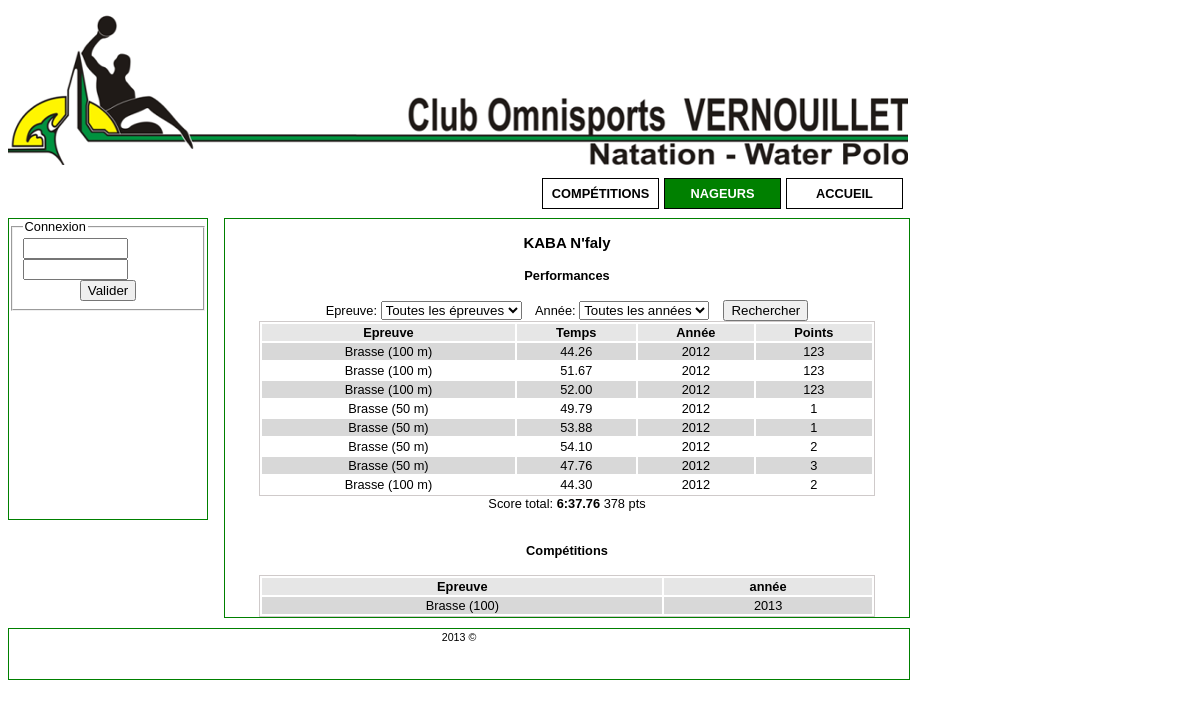
The app's page /nageurs.php?id=1 with its own data.
### tables this page shows
CREATE TABLE IF NOT EXISTS `nageur` (
  `idnageur` int(11) NOT NULL AUTO_INCREMENT,
  `nom` varchar(45) NOT NULL,
  `prenom` varchar(45) NOT NULL,
  `date_de_naissance` date NOT NULL,
  `sexe` varchar(45) NOT NULL,
  `idcategorie` int(11) NOT NULL,
  PRIMARY KEY (`idnageur`),
  KEY `idcategorie` (`idcategorie`)
);

CREATE TABLE IF NOT EXISTS `performance` (
  `idperformance` int(11) NOT NULL AUTO_INCREMENT,
  `points` int(11) DEFAULT NULL,
  `temps` varchar(45) NOT NULL,
  `idnageur` int(11) NOT NULL,
  `idepreuve` int(11) NOT NULL,
  `annee` int(11) NOT NULL,
  PRIMARY KEY (`idperformance`),
  KEY `fk_performance_nageur1_idx` (`idnageur`),
  KEY `fk_performance_epreuve1_idx` (`idepreuve`)
);

CREATE TABLE IF NOT EXISTS `type_de_nage` (
  `idtype_de_nage` int(11) NOT NULL AUTO_INCREMENT,
  `type` varchar(45) NOT NULL,
  PRIMARY KEY (`idtype_de_nage`)
);

CREATE TABLE IF NOT EXISTS `epreuve` (
  `idepreuve` int(11) NOT NULL AUTO_INCREMENT,
  `idtype_de_nage` int(11) NOT NULL,
  `distance` int(11) NOT NULL,
  PRIMARY KEY (`idepreuve`),
  KEY `fk_epreuve_type_de_nage_idx` (`idtype_de_nage`)
);

CREATE TABLE IF NOT EXISTS `competition` (
  `idcompetition` int(11) NOT NULL AUTO_INCREMENT,
  `annee` int(11) NOT NULL,
  `idnageur` int(11) NOT NULL,
  `idepreuve` int(11) NOT NULL,
  PRIMARY KEY (`idcompetition`),
  KEY `fk_competition_nageur1_idx` (`idnageur`),
  KEY `fk_competition_epreuve1_idx` (`idepreuve`)
);

### model/class.nageur.php (called while the page is built, shortened)
<?php
class nageur {
    private static $table = 'nageur';
    private static $cle_primaire = 'idnageur';
    public static function rechercherParId($id_nageur) {
        $res = mysql_query("SELECT * FROM `" . self::$table . "` WHERE `" . self::$cle_primaire . "` =  '$id_nageur'") or die(mysql_error());
        if (mysql_num_rows($res) != 0) {
            return mysql_fetch_array($res);
        }
        return false;
    }
}

### model/class.performance.php (called while the page is built, shortened)
<?php
class performance {
    private static $table = 'performance';
    public static function rechercherParNageur($id_nageur) {
        $res = mysql_query("SELECT * FROM `".self::$table."` WHERE `idnageur` =  '$id_nageur'") or die(mysql_error());
        if (mysql_num_rows($res) != 0) {
            $performances = array();
            while (($ligne = mysql_fetch_array($res)) !== FALSE) {
                $performances[] = $ligne;
            }
            return $performances;
        }
        return false;
    }
}

### model/class.epreuve.php (called while the page is built, shortened)
<?php
class epreuve {
    private static $table = 'epreuve';
    private static $cle_primaire = 'idepreuve';
    public static function rechercherParId($id_epreuve) {
        $res = mysql_query("SELECT * FROM `".self::$table."` WHERE `".self::$cle_primaire."` =  '$id_epreuve'") or die(mysql_error());
        if (mysql_num_rows($res) != 0) {
            return mysql_fetch_array($res);
        }
        return false;
    }
}

### model/class.type_nage.php (called while the page is built, shortened)
<?php
class type_nage {
    private static $table = 'type_de_nage';
    private static $cle_primaire = 'idtype_de_nage';
    public static function rechercherParId($id_type_nage) {
        $res = mysql_query("SELECT * FROM `" . self::$table . "` WHERE `".self::$cle_primaire."` =  '$id_type_nage'") or die(mysql_error());
        if (mysql_num_rows($res) != 0) {
            return mysql_fetch_array($res);
        }
        return false;
    }
}

### model/class.competition.php (called while the page is built, shortened)
<?php
class competition {
    private static $table = 'competition';
    public static function rechercherParNageur($id_nageur) {
        $res = mysql_query("SELECT * FROM `".self::$table."` WHERE `idnageur` =  '$id_nageur'") or die(mysql_error());
        if (mysql_num_rows($res) != 0) {
            $competitions = array();
            while (($ligne = mysql_fetch_array($res)) !== FALSE) {
                $competitions[] = $ligne;
            }
            return $competitions;
        }
        return false;
    }
}

### nageurs.php (the view, shortened to what this page needs)
<?php include './entete.php' ?>
<div class="contenu">
    <?php
    include './model/class.nageur.php';
    if ($_GET) {
        $id_nageur = $_GET['id'];
        $nageur = nageur::rechercherParId($id_nageur);
        echo '<center><h3>' . html_entity_decode($nageur['nom']) . ' ' . html_entity_decode($nageur['prenom']) . '</h3></center>';
        include './model/class.performance.php';
        include 'model/class.epreuve.php';
        include 'model/class.type_nage.php';
        include 'model/class.competition.php';
        if ($_POST) {
            $id_type_nage = $_POST['idtype_de_nage'];
            $annee = $_POST['annee'];
            if ($id_type_nage === '' && $annee === '') {
                $performances = performance::rechercherParNageur($id_nageur);
            } else
            if ($id_type_nage === '' && $annee !== '') {
                $performances = performance::rechercherParNageurAnnee($id_nageur, $annee);
            } else
            if ($id_type_nage !== '' && $annee === '') {
                $epreuves = epreuve::rechercherParType($id_type_nage);
                $performances = array();
                if ($epreuves) {
                    foreach ($epreuves as $key => $epreuve) {
                        $performance = performance::rechercherParNageurEpreuve($id_nageur, $epreuve['idepreuve']);
                        if ($performance) {
                            $performances = array_merge($performances, $performance);
                        }
                    }
                }
            } else {
                $epreuves = epreuve::rechercherParType($id_type_nage);
                $performances = array();
                if ($epreuves) {
                    foreach ($epreuves as $key => $epreuve) {
                        $performance = performance::rechercherParNageurEpreveuveAnnee($id_nageur, $epreuve['idepreuve'], $annee);
                        if ($performance) {
                            $performances = array_merge($performances, $performance);
                        }
                    }
                }
            }
        } else {
            $performances = performance::rechercherParNageur($id_nageur);
        }
        ?>
        <center>
            <div id="afficheur">
                <h4>Performances</h4>
                <form method="post">
                    Epreuve: <select name="idtype_de_nage">
                        <option value="">Toutes les &eacute;preuves</option>
                    </select>
                    &nbsp;&nbsp;
                    Ann&eacute;e: <select name="annee">
                        <option value="">Toutes les ann&eacute;es</option>
                    </select>
                    <input type="submit" value="Rechercher">
                </form>
                <table>
                    <tr>
                        <th>Epreuve</th>
                        <th>Temps</th>
                        <th>Ann&eacute;e</th>
                        <th>Points</th>
                    </tr>
                    <?php
                    $minute = $seconde = $centieme = $points = 0;
                    if ($performances) {
                        $style = "lignePaire";
                        foreach ($performances as $key => $performance) {
                            if ($key % 2 == 0) {
                                $style = "lignePaire";
                            } else {
                                $style = "ligneImpaire";
                            }
                            $epreuve = epreuve::rechercherParId($performance['idepreuve']);
                            $type_nage = type_nage::rechercherParId($epreuve['idtype_de_nage']);
                            ?>
                            <tr id="<?= $style ?>">
                                <td align="center"><?= html_entity_decode($type_nage['type']) . ' (' . $epreuve['distance'] . ' m)' ?> </td>
                                <td align="center"><?= $performance['temps'] ?> </td>
                                <td align="center"><?= $performance['annee'] ?> </td>
                                <td align="center"><?= $performance['points'] ?> </td>
                            </tr>
                            <?php
                            $points += intval($performance['points']);
                            $explode = explode(':', $performance['temps']);
                            if (count($explode) == 2) {
                                $minute += intval($explode[0]);
                                $explode2 = explode('.', $explode[1]);
                                $seconde += intval($explode2[0]);
                                if ($seconde >= 60) {
                                    $reste = $seconde - 60;
                                    $minute += 1;
                                    $seconde = $reste;
                                }
                                $centieme += intval($explode2[1]);
                                if ($centieme >= 100) {
                                    $reste = $centieme - 100;
                                    $seconde += 1;
                                    $centieme = $reste;
                                }
                            } else {
                                $explode = explode('.', $performance['temps']);
                                $seconde += intval($explode[0]);
                                if ($seconde >= 60) {
                                    $reste = $seconde - 60;
                                    $minute += 1;
                                    $seconde = $reste;
                                }
                                $centieme += intval($explode[1]);
                                if ($centieme >= 100) {
                                    $reste = $centieme - 100;
                                    $seconde += 1;
                                    $centieme = $reste;
                                }
                            }
                        }
                    }
                    ?>
                </table>
                <?php
                echo "<div>Score total:<b> $minute:$seconde.$centieme </b>$points pts</div>";
                ?>
                <?php
                $competitions = competition::rechercherParNageur($id_nageur);
                ?>
                <br>
                <h4>Comp&eacute;titions</h4>
                <table>
                    <tr>
                        <th>Epreuve</th>
                        <th>ann&eacute;e</th>
                    </tr>
                    <?php
                    if ($competitions) {
                        foreach ($competitions as $key => $competition) {
                            if ($key % 2 == 0) {
                                $style = "lignePaire";
                            } else {
                                $style = "ligneImpaire";
                            }
                            $epreuve = epreuve::rechercherParId($competition['idepreuve']);
                            $type_nage = type_nage::rechercherParId($epreuve['idtype_de_nage']);
                            ?>
                            <tr id="<?= $style ?>">
                                <td align="center"><?= html_entity_decode($type_nage['type']) . ' (' . $epreuve['distance'] . ')' ?> </td>
                                <td align="center"><?= $competition['annee'] ?> </td>
                            </tr>
                            <?php
                        }
                    }
                    ?>
                </table>
            </div>
        </center>
        <?php
    }
    ?>
</div>
<?php include './pied_de_page.php' ?>

### css/style.css (style rules this page uses)
body { font-family: arial,helvetica,sans-serif; }
.contenu { margin-top: 5px; width: 76%; border: solid 1px green; min-height: 300px; margin-left: 24%; }
#afficheur table { width: 90%; border:solid 1px #cfcaca ; }
#afficheur th { background-color: #E6E6E6; }
#lignePaire { background-color: #D8D8D8; }
#ligneImpaire { background-color: white; }

### records on screen
nageur: nom "KABA", prenom "N'faly"
performance: type_de_nage.type "Brasse", idepreuve.distance "100", temps "44.26", annee "2012", points "123"
performance: type_de_nage.type "Brasse", idepreuve.distance "100", temps "51.67", annee "2012", points "123"
performance: type_de_nage.type "Brasse", idepreuve.distance "100", temps "52.00", annee "2012", points "123"
performance: type_de_nage.type "Brasse", idepreuve.distance "50", temps "49.79", annee "2012", points "1"
performance: type_de_nage.type "Brasse", idepreuve.distance "50", temps "53.88", annee "2012", points "1"
performance: type_de_nage.type "Brasse", idepreuve.distance "50", temps "54.10", annee "2012", points "2"
performance: type_de_nage.type "Brasse", idepreuve.distance "50", temps "47.76", annee "2012", points "3"
performance: type_de_nage.type "Brasse", idepreuve.distance "100", temps "44.30", annee "2012", points "2"
competition: type_de_nage.type "Brasse", idepreuve.distance "100", annee "2013"

### other values on screen
$minute "6"
$seconde "37"
$centieme "76"
$points "378"
